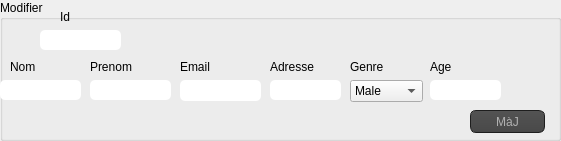
      <widget class="QGroupBox" name="groupBox_2">
       <property name="geometry">
        <rect>
         <x>290</x>
         <y>370</y>
         <width>561</width>
         <height>141</height>
        </rect>
       </property>
       <property name="title">
        <string>Modifier</string>
       </property>
       <widget class="QLineEdit" name="lineEdit_7">
        <property name="geometry">
         <rect>
          <x>40</x>
          <y>30</y>
          <width>81</width>
          <height>20</height>
         </rect>
        </property>
        <property name="styleSheet">
         <string notr="true">QLineEdit{
    background-color: white;
    /*box-shadow: 2px 0.5px 5px 1px inset black;*/
    border-radius: 5px;
    width: 70%;
    padding-right: 10px;
    padding-left: 10px;
    text-align: left;
    color: #000;
    font-size:inherit;
    font-family: Arial, Helvetica, sans-serif;  
    font-weight:normal;
    font-variant:normal;
}
/*QLineEdit::hover{  color: black ;
background-color:grey;}
QLineEdit::focus{  color: white ;
background-color:grey;}*/</string>
        </property>
       </widget>
       <widget class="QLineEdit" name="lineEdit_8">
        <property name="geometry">
         <rect>
          <x>0</x>
          <y>80</y>
          <width>81</width>
          <height>20</height>
         </rect>
        </property>
        <property name="styleSheet">
         <string notr="true">QLineEdit{
    background-color: white;
    /*box-shadow: 2px 0.5px 5px 1px inset black;*/
    border-radius: 5px;
    width: 70%;
    padding-right: 10px;
    padding-left: 10px;
    text-align: left;
    color: #000;
    font-size:inherit;
    font-family: Arial, Helvetica, sans-serif;  
    font-weight:normal;
    font-variant:normal;
}
/*QLineEdit::hover{  color: black ;
background-color:grey;}
QLineEdit::focus{  color: white ;
background-color:grey;}*/</string>
        </property>
       </widget>
       <widget class="QLineEdit" name="lineEdit_9">
        <property name="geometry">
         <rect>
          <x>90</x>
          <y>80</y>
          <width>81</width>
          <height>20</height>
         </rect>
        </property>
        <property name="styleSheet">
         <string notr="true">QLineEdit{
    background-color: white;
    /*box-shadow: 2px 0.5px 5px 1px inset black;*/
    border-radius: 5px;
    width: 70%;
    padding-right: 10px;
    padding-left: 10px;
    text-align: left;
    color: #000;
    font-size:inherit;
    font-family: Arial, Helvetica, sans-serif;  
    font-weight:normal;
    font-variant:normal;
}
/*QLineEdit::hover{  color: black ;
background-color:grey;}
QLineEdit::focus{  color: white ;
background-color:grey;}*/</string>
        </property>
       </widget>
       <widget class="QLineEdit" name="lineEdit_10">
        <property name="geometry">
         <rect>
          <x>180</x>
          <y>80</y>
          <width>81</width>
          <height>21</height>
         </rect>
        </property>
        <property name="styleSheet">
         <string notr="true">QLineEdit{
    background-color: white;
    /*box-shadow: 2px 0.5px 5px 1px inset black;*/
    border-radius: 5px;
    width: 70%;
    padding-right: 10px;
    padding-left: 10px;
    text-align: left;
    color: #000;
    font-size:inherit;
    font-family: Arial, Helvetica, sans-serif;  
    font-weight:normal;
    font-variant:normal;
}
/*QLineEdit::hover{  color: black ;
background-color:grey;}
QLineEdit::focus{  color: white ;
background-color:grey;}*/</string>
        </property>
       </widget>
       <widget class="QLabel" name="label_8">
        <property name="geometry">
         <rect>
          <x>60</x>
          <y>10</y>
          <width>47</width>
          <height>14</height>
         </rect>
        </property>
        <property name="text">
         <string>Id</string>
        </property>
       </widget>
       <widget class="QLabel" name="label_16">
        <property name="geometry">
         <rect>
          <x>10</x>
          <y>60</y>
          <width>47</width>
          <height>14</height>
         </rect>
        </property>
        <property name="text">
         <string>Nom</string>
        </property>
       </widget>
       <widget class="QLabel" name="label_17">
        <property name="geometry">
         <rect>
          <x>90</x>
          <y>60</y>
          <width>47</width>
          <height>14</height>
         </rect>
        </property>
        <property name="text">
         <string>Prenom</string>
        </property>
       </widget>
       <widget class="QLabel" name="label_18">
        <property name="geometry">
         <rect>
          <x>180</x>
          <y>60</y>
          <width>47</width>
          <height>14</height>
         </rect>
        </property>
        <property name="text">
         <string>Email</string>
        </property>
       </widget>
       <widget class="QLabel" name="label_19">
        <property name="geometry">
         <rect>
          <x>430</x>
          <y>60</y>
          <width>47</width>
          <height>14</height>
         </rect>
        </property>
        <property name="text">
         <string>Age</string>
        </property>
       </widget>
       <widget class="QLineEdit" name="lineEdit_11">
        <property name="geometry">
         <rect>
          <x>430</x>
          <y>80</y>
          <width>71</width>
          <height>20</height>
         </rect>
        </property>
        <property name="styleSheet">
         <string notr="true">QLineEdit{
    background-color: white;
    /*box-shadow: 2px 0.5px 5px 1px inset black;*/
    border-radius: 5px;
    width: 70%;
    padding-right: 10px;
    padding-left: 10px;
    text-align: left;
    color: #000;
    font-size:inherit;
    font-family: Arial, Helvetica, sans-serif;  
    font-weight:normal;
    font-variant:normal;
}
/*QLineEdit::hover{  color: black ;
background-color:grey;}
QLineEdit::focus{  color: white ;
background-color:grey;}*/</string>
        </property>
       </widget>
       <widget class="QPushButton" name="pushButton_4">
        <property name="geometry">
         <rect>
          <x>470</x>
          <y>110</y>
          <width>75</width>
          <height>23</height>
         </rect>
        </property>
        <property name="toolTip">
         <string>MàJ</string>
        </property>
        <property name="styleSheet">
         <string notr="true">QToolTip
{
     border: 1px solid black;
     background-color: #ffa02f;
     padding: 1px;
     border-radius: 3px;
     opacity: 100;
}

QWidget
{
	text-align: center;
    color: #b1b1b1;
    background-color: #323232;
}

QWidget:item:hover
{
    background-color: QLinearGradient( x1: 0, y1: 0, x2: 0, y2: 1, stop: 0 #ffa02f, stop: 1 #ca0619);
    color: #000000;
}

QWidget:item:selected
{
    background-color: QLinearGradient( x1: 0, y1: 0, x2: 0, y2: 1, stop: 0 #ffa02f, stop: 1 #d7801a);
}

QMenuBar::item
{
    background: transparent;
}

QMenuBar::item:selected
{
    background: transparent;
    border: 1px solid #ffaa00;
}

QMenuBar::item:pressed
{
    background: #444;
    border: 1px solid #000;
    background-color: QLinearGradient(
        x1:0, y1:0,
        x2:0, y2:1,
        stop:1 #212121,
        stop:0.4 #343434/*,
        stop:0.2 #343434,
        stop:0.1 #ffaa00*/
    );
    margin-bottom:-1px;
    padding-bottom:1px;
}

QMenu
{
    border: 1px solid #000;
}

QMenu::item
{
    padding: 2px 20px 2px 20px;
}

QMenu::item:selected
{
    color: #000000;
}

QWidget:disabled
{
    color: #404040;
    background-color: #323232;
}

QAbstractItemView
{
    background-color: QLinearGradient( x1: 0, y1: 0, x2: 0, y2: 1, stop: 0 #4d4d4d, stop: 0.1 #646464, stop: 1 #5d5d5d);
}

QWidget:focus
{
    /*border: 2px solid QLinearGradient( x1: 0, y1: 0, x2: 0, y2: 1, stop: 0 #ffa02f, stop: 1 #d7801a);*/
}

QLineEdit
{
    background-color: QLinearGradient( x1: 0, y1: 0, x2: 0, y2: 1, stop: 0 #4d4d4d, stop: 0 #646464, stop: 1 #5d5d5d);
    padding: 1px;
    border-style: solid;
    border: 1px solid #1e1e1e;
    border-radius: 5;
}

QPushButton
{
    color: #b1b1b1;
    background-color: QLinearGradient( x1: 0, y1: 0, x2: 0, y2: 1, stop: 0 #565656, stop: 0.1 #525252, stop: 0.5 #4e4e4e, stop: 0.9 #4a4a4a, stop: 1 #464646);
    border-width: 1px;
    border-color: #1e1e1e;
    border-style: solid;
    border-radius: 6;
    padding: 3px;
    font-size: 12px;
    padding-left: 5px;
    padding-right: 5px;
}

QPushButton:pressed
{
    background-color: QLinearGradient( x1: 0, y1: 0, x2: 0, y2: 1, stop: 0 #2d2d2d, stop: 0.1 #2b2b2b, stop: 0.5 #292929, stop: 0.9 #282828, stop: 1 #252525);
}

QComboBox
{
    selection-background-color: #ffaa00;
    background-color: QLinearGradient( x1: 0, y1: 0, x2: 0, y2: 1, stop: 0 #565656, stop: 0.1 #525252, stop: 0.5 #4e4e4e, stop: 0.9 #4a4a4a, stop: 1 #464646);
    border-style: solid;
    border: 1px solid #1e1e1e;
    border-radius: 5;
}

QComboBox:hover,QPushButton:hover
{
    border: 2px solid QLinearGradient( x1: 0, y1: 0, x2: 0, y2: 1, stop: 0 #ffa02f, stop: 1 #d7801a);
}


QComboBox:on
{
    padding-top: 3px;
    padding-left: 4px;
    background-color: QLinearGradient( x1: 0, y1: 0, x2: 0, y2: 1, stop: 0 #2d2d2d, stop: 0.1 #2b2b2b, stop: 0.5 #292929, stop: 0.9 #282828, stop: 1 #252525);
    selection-background-color: #ffaa00;
}

QComboBox QAbstractItemView
{
    border: 2px solid darkgray;
    selection-background-color: QLinearGradient( x1: 0, y1: 0, x2: 0, y2: 1, stop: 0 #ffa02f, stop: 1 #d7801a);
}

QComboBox::drop-down
{
     subcontrol-origin: padding;
     subcontrol-position: top right;
     width: 15px;

     border-left-width: 0px;
     border-left-color: darkgray;
     border-left-style: solid; /* just a single line */
     border-top-right-radius: 3px; /* same radius as the QComboBox */
     border-bottom-right-radius: 3px;
 }

QComboBox::down-arrow
{
     image: url(:/down_arrow.png);
}

QGroupBox:focus
{
border: 2px solid QLinearGradient( x1: 0, y1: 0, x2: 0, y2: 1, stop: 0 #ffa02f, stop: 1 #d7801a);
}

QTextEdit:focus
{
    border: 2px solid QLinearGradient( x1: 0, y1: 0, x2: 0, y2: 1, stop: 0 #ffa02f, stop: 1 #d7801a);
}

QScrollBar:horizontal {
     border: 1px solid #222222;
     background: QLinearGradient( x1: 0, y1: 0, x2: 0, y2: 1, stop: 0.0 #121212, stop: 0.2 #282828, stop: 1 #484848);
     height: 7px;
     margin: 0px 16px 0 16px;
}

QScrollBar::handle:horizontal
{
      background: QLinearGradient( x1: 0, y1: 0, x2: 1, y2: 0, stop: 0 #ffa02f, stop: 0.5 #d7801a, stop: 1 #ffa02f);
      min-height: 20px;
      border-radius: 2px;
}

QScrollBar::add-line:horizontal {
      border: 1px solid #1b1b19;
      border-radius: 2px;
      background: QLinearGradient( x1: 0, y1: 0, x2: 1, y2: 0, stop: 0 #ffa02f, stop: 1 #d7801a);
      width: 14px;
      subcontrol-position: right;
      subcontrol-origin: margin;
}

QScrollBar::sub-line:horizontal {
      border: 1px solid #1b1b19;
      border-radius: 2px;
      background: QLinearGradient( x1: 0, y1: 0, x2: 1, y2: 0, stop: 0 #ffa02f, stop: 1 #d7801a);
      width: 14px;
     subcontrol-position: left;
     subcontrol-origin: margin;
}

QScrollBar::right-arrow:horizontal, QScrollBar::left-arrow:horizontal
{
      border: 1px solid black;
      width: 1px;
      height: 1px;
      background: white;
}

QScrollBar::add-page:horizontal, QScrollBar::sub-page:horizontal
{
      background: none;
}

QScrollBar:vertical
{
      background: QLinearGradient( x1: 0, y1: 0, x2: 1, y2: 0, stop: 0.0 #121212, stop: 0.2 #282828, stop: 1 #484848);
      width: 7px;
      margin: 16px 0 16px 0;
      border: 1px solid #222222;
}

QScrollBar::handle:vertical
{
      background: QLinearGradient( x1: 0, y1: 0, x2: 0, y2: 1, stop: 0 #ffa02f, stop: 0.5 #d7801a, stop: 1 #ffa02f);
      min-height: 20px;
      border-radius: 2px;
}

QScrollBar::add-line:vertical
{
      border: 1px solid #1b1b19;
      border-radius: 2px;
      background: QLinearGradient( x1: 0, y1: 0, x2: 0, y2: 1, stop: 0 #ffa02f, stop: 1 #d7801a);
      height: 14px;
      subcontrol-position: bottom;
      subcontrol-origin: margin;
}

QScrollBar::sub-line:vertical
{
      border: 1px solid #1b1b19;
      border-radius: 2px;
      background: QLinearGradient( x1: 0, y1: 0, x2: 0, y2: 1, stop: 0 #d7801a, stop: 1 #ffa02f);
      height: 14px;
      subcontrol-position: top;
      subcontrol-origin: margin;
}

QScrollBar::up-arrow:vertical, QScrollBar::down-arrow:vertical
{
      border: 1px solid black;
      width: 1px;
      height: 1px;
      background: white;
}


QScrollBar::add-page:vertical, QScrollBar::sub-page:vertical
{
      background: none;
}

QTextEdit
{
    background-color: #242424;
}

QPlainTextEdit
{
    background-color: #242424;
}

QHeaderView::section
{
    background-color: QLinearGradient(x1:0, y1:0, x2:0, y2:1, stop:0 #616161, stop: 0.5 #505050, stop: 0.6 #434343, stop:1 #656565);
    color: white;
    padding-left: 4px;
    border: 1px solid #6c6c6c;
}

QCheckBox:disabled
{
color: #414141;
}

QDockWidget::title
{
    text-align: center;
    spacing: 3px; /* spacing between items in the tool bar */
    background-color: QLinearGradient(x1:0, y1:0, x2:0, y2:1, stop:0 #323232, stop: 0.5 #242424, stop:1 #323232);
}

QDockWidget::close-button, QDockWidget::float-button
{
    text-align: center;
    spacing: 1px; /* spacing between items in the tool bar */
    background-color: QLinearGradient(x1:0, y1:0, x2:0, y2:1, stop:0 #323232, stop: 0.5 #242424, stop:1 #323232);
}

QDockWidget::close-button:hover, QDockWidget::float-button:hover
{
    background: #242424;
}

QDockWidget::close-button:pressed, QDockWidget::float-button:pressed
{
    padding: 1px -1px -1px 1px;
}

QMainWindow::separator
{
    background-color: QLinearGradient(x1:0, y1:0, x2:0, y2:1, stop:0 #161616, stop: 0.5 #151515, stop: 0.6 #212121, stop:1 #343434);
    color: white;
    padding-left: 4px;
    border: 1px solid #4c4c4c;
    spacing: 3px; /* spacing between items in the tool bar */
}

QMainWindow::separator:hover
{

    background-color: QLinearGradient(x1:0, y1:0, x2:0, y2:1, stop:0 #d7801a, stop:0.5 #b56c17 stop:1 #ffa02f);
    color: white;
    padding-left: 4px;
    border: 1px solid #6c6c6c;
    spacing: 3px; /* spacing between items in the tool bar */
}

QToolBar::handle
{
     spacing: 3px; /* spacing between items in the tool bar */
     background: url(:/images/handle.png);
}

QMenu::separator
{
    height: 2px;
    background-color: QLinearGradient(x1:0, y1:0, x2:0, y2:1, stop:0 #161616, stop: 0.5 #151515, stop: 0.6 #212121, stop:1 #343434);
    color: white;
    padding-left: 4px;
    margin-left: 10px;
    margin-right: 5px;
}

QProgressBar
{
    border: 2px solid grey;
    border-radius: 5px;
    text-align: center;
}

QProgressBar::chunk
{
    background-color: #d7801a;
    width: 2.15px;
    margin: 0.5px;
}

QTabBar::tab {
    color: #b1b1b1;
    border: 1px solid #444;
    border-bottom-style: none;
    background-color: #323232;
    padding-left: 10px;
    padding-right: 10px;
    padding-top: 3px;
    padding-bottom: 2px;
    margin-right: -1px;
}

QTabWidget::pane {
    border: 1px solid #444;
    top: 1px;
}

QTabBar::tab:last
{
    margin-right: 0; /* the last selected tab has nothing to overlap with on the right */
    border-top-right-radius: 3px;
}

QTabBar::tab:first:!selected
{
 margin-left: 0px; /* the last selected tab has nothing to overlap with on the right */


    border-top-left-radius: 3px;
}

QTabBar::tab:!selected
{
    color: #b1b1b1;
    border-bottom-style: solid;
    margin-top: 3px;
    background-color: QLinearGradient(x1:0, y1:0, x2:0, y2:1, stop:1 #212121, stop:.4 #343434);
}

QTabBar::tab:selected
{
    border-top-left-radius: 3px;
    border-top-right-radius: 3px;
    margin-bottom: 0px;
}

QTabBar::tab:!selected:hover
{
    /*border-top: 2px solid #ffaa00;
    padding-bottom: 3px;*/
    border-top-left-radius: 3px;
    border-top-right-radius: 3px;
    background-color: QLinearGradient(x1:0, y1:0, x2:0, y2:1, stop:1 #212121, stop:0.4 #343434, stop:0.2 #343434, stop:0.1 #ffaa00);
}

QRadioButton::indicator:checked, QRadioButton::indicator:unchecked{
    color: #b1b1b1;
    background-color: #323232;
    border: 1px solid #b1b1b1;
    border-radius: 6px;
}

QRadioButton::indicator:checked
{
    background-color: qradialgradient(
        cx: 0.5, cy: 0.5,
        fx: 0.5, fy: 0.5,
        radius: 1.0,
        stop: 0.25 #ffaa00,
        stop: 0.3 #323232
    );
}

QCheckBox::indicator{
    color: #b1b1b1;
    background-color: #323232;
    border: 1px solid #b1b1b1;
    width: 9px;
    height: 9px;
}

QRadioButton::indicator
{
    border-radius: 6px;
}

QRadioButton::indicator:hover, QCheckBox::indicator:hover
{
    border: 1px solid #ffaa00;
}

QCheckBox::indicator:checked
{
    image:url(:/images/checkbox.png);
}

QCheckBox::indicator:disabled, QRadioButton::indicator:disabled
{
    border: 1px solid #444;
}</string>
        </property>
        <property name="text">
         <string>MàJ</string>
        </property>
       </widget>
       <widget class="QLabel" name="label_24">
        <property name="geometry">
         <rect>
          <x>270</x>
          <y>60</y>
          <width>47</width>
          <height>14</height>
         </rect>
        </property>
        <property name="text">
         <string>Adresse</string>
        </property>
       </widget>
       <widget class="QLineEdit" name="lineEdit_17">
        <property name="geometry">
         <rect>
          <x>270</x>
          <y>80</y>
          <width>71</width>
          <height>20</height>
         </rect>
        </property>
        <property name="styleSheet">
         <string notr="true">QLineEdit{
    background-color: white;
    /*box-shadow: 2px 0.5px 5px 1px inset black;*/
    border-radius: 5px;
    width: 70%;
    padding-right: 10px;
    padding-left: 10px;
    text-align: left;
    color: #000;
    font-size:inherit;
    font-family: Arial, Helvetica, sans-serif;  
    font-weight:normal;
    font-variant:normal;
}
/*QLineEdit::hover{  color: black ;
background-color:grey;}
QLineEdit::focus{  color: white ;
background-color:grey;}*/</string>
        </property>
       </widget>
       <widget class="QLabel" name="label_25">
        <property name="geometry">
         <rect>
          <x>350</x>
          <y>60</y>
          <width>47</width>
          <height>14</height>
         </rect>
        </property>
        <property name="text">
         <string>Genre</string>
        </property>
       </widget>
       <widget class="QComboBox" name="comboBox_2">
        <property name="geometry">
         <rect>
          <x>350</x>
          <y>80</y>
          <width>73</width>
          <height>22</height>
         </rect>
        </property>
        <item>
         <property name="text">
          <string>Male</string>
         </property>
        </item>
        <item>
         <property name="text">
          <string>Female</string>
         </property>
        </item>
       </widget>
      </widget>
